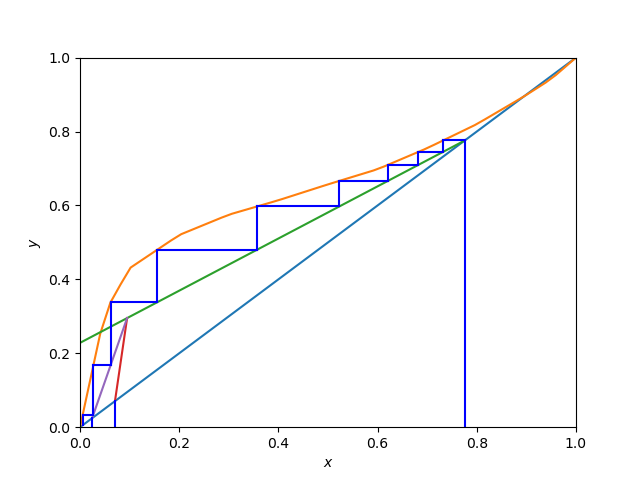

The Julia source for this figure:
## 调包
using CurveFit
using CSV
using Interpolations
using PyCall
using PyPlot

## 调 python 包
@pyimport numpy as np
pygui(true)

## 原始数据
"""
原始数据输入
(进料组成, 塔顶产品组成, 塔釜组成) 的质量分数 (x_f, x_d, x_w)
进料温度 t_f
回流流量 L
产品流量 D
"""

# (进料组成, 塔顶产品组成, 塔釜组成) 的质量分数
ω_f = 16.2419e-2
ω_d = 89.8466e-2
ω_w = 6.0228e-2

# 进料温度 / C
t_f = 33.9

# 回流流量 / (L * h ^ -1)
L = 3.6
# 产品流量 / (L * h ^ -1)
D = 1.5

# 质量分数 -> 摩尔分数 换算函数
f(ω_i) = (ω_i / 46.07) / (ω_i / 46.07 + (1 - ω_i) / 18.02)

# (进料组成, 塔顶产品组成, 塔釜组成) 摩尔分数
x_f = f(ω_f)
x_d = f(ω_d)
x_w = f(ω_w)

## 对角线
x = y = np.linspace(0, 1)

## 平衡线
# EtOH-H2O 相平衡数据
EtOH = CSV.read("EtOH-H2O.csv")
# EtOH-H2O 相平衡组成插值
interp_y = Interpolations.LinearInterpolation(EtOH.x, EtOH.y)
# 相平衡线
yy = interp_y(x)

## 精馏段操作线
R = L / D
f_r(x) = (R * x + x_d) / (R + 1)

## q 线
# 泡点温度插值
interp_t = Interpolations.LinearInterpolation(EtOH.x, EtOH.t)
# 泡点温度
t_s = interp_t(x_f)

# 乙醇摩尔热容
c_pm_EtOH(t) = (1.56 * 10e-2 * t + 2.012) * 46.07
# 水摩尔热容
c_pm_H2O(t) = (2.143 * 10e-4 * t + 4.198) * 18.02
# 溶液热容 / (kJ * kmol ^ -1 * C ^ -1)
t_m = (t_f + t_s) / 2
c_pm = x_f * c_pm_EtOH(t_m) + (1 - x_f) * c_pm_H2O(t_m)

# 乙醇摩尔气化潜热
r_m_EtOH(t) = 113 * (243 - t) ^ 0.4218 * 46.07
# 水的摩尔气化潜热
r_m_H2O(t) = 445.6 * (374 - t) ^ 0.3003 * 18.02
# 溶液气化潜热 / (kJ * kmol ^ -1)
r_m = x_f * r_m_EtOH(t_f) + (1 - x_f) * r_m_EtOH(t_f)

# q 值
q = 1 + c_pm * (t_s - t_f) / r_m

# q 线方程
f_q(x) = (q * x - x_f) / (q - 1)

## 交点
# 精馏段操作线和对角线交点
point_a = [x_d, x_d]
# 提馏段操作线和对角线的交点
point_b = [x_w, x_w]
# 精馏段操作线和 y 轴的交点
point_c = [0, f_r(0)]
# q 线和精馏段操作线的交点
point_d = [((R + 1) * x_f + (q - 1) * x_d) / (R + q), (R * x_f + q * x_d) / (R + q)]
# q 线和对角线的交点
point_f = [x_f, x_f]

## 提馏段操作线方程
p_d = CurveFit.linear_fit([point_b[1], point_d[1]], [point_b[2], point_d[2]])
f_d(x) = p_d[1] + p_d[2] * x

## 绘图
# 对角线
PyPlot.plot(x, y, "-")
# 相平衡线
PyPlot.plot(x, yy, "-")
# 精馏段操作线 a-c
PyPlot.plot([point_a[1], point_c[1]], [point_a[2], point_c[2]], "-")
# q 线 d-f
PyPlot.plot([point_d[1], point_f[1]], [point_d[2], point_f[2]], "-")
# 提馏段操作线 b-d
PyPlot.plot([point_b[1], point_d[1]], [point_b[2], point_d[2]], "-")
# x_w 垂直线
PyPlot.plot([x_w, x_w], [0, x_w], "b-")
# x_d 垂直线
PyPlot.plot([x_d, x_d], [0, x_d], "b-")
# x_f 垂直线
PyPlot.plot([x_f, x_f], [0, x_f], "b-")

# 绘图设置
PyPlot.xlabel("\$ x \$")
PyPlot.ylabel("\$ y \$")
PyPlot.xlim([0, 1])
PyPlot.ylim([0, 1])

## 塔板数计算
# 迭代点
point_1 = [x_d, x_d]
point_2 = zeros(2)
# 塔板数
num = 0
# 迭代记数
n = 1
# 迭代计算 & 绘图
println("开始迭代")
while true
    global point_1, point_2, num, n
    if point_1[1] < x_w
        break
    end
    println("迭代第 $(n) 次")
    n += 1
    for x_i in np.linspace(0, 1, 10000000)
        if abs(interp_y(x_i) - point_1[2]) < 0.00001 * point_1[2]
            point_temp = [x_i, point_1[2]]
            point_2 = zeros(2)
            if point_d[1] < x_i
                # 在精馏段操作线上
                point_2 = [x_i, f_r(x_i)]
            elseif point_b[1] < x_i < point_d[1]
                # 在提馏段操作线上
                point_2 = [x_i, f_d(x_i)]
            elseif x_i < point_b[1]
                # 在对角线上
                point_2 = [x_i, x_i]
            end
            num += 1
            PyPlot.plot([point_1[1], point_temp[1]], [point_1[2], point_temp[2]], "b-")
            PyPlot.plot([point_2[1], point_temp[1]], [point_2[2], point_temp[2]], "b-")
            # 迭代后新点
            point_1 = point_2
            point_2 = zeros(2)
            break
        end
    end
end

# 理论塔板数结果
println("理论塔板数 = $(num)")
